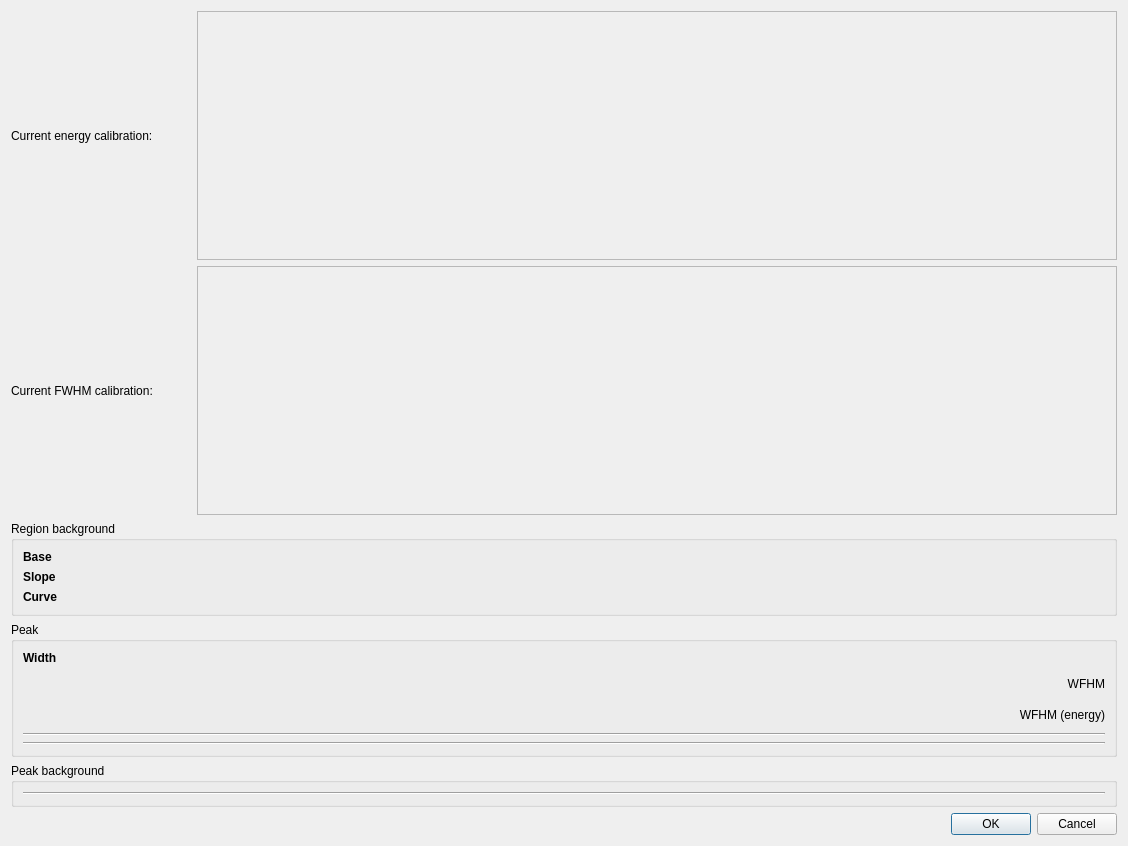
<?xml version="1.0" encoding="UTF-8"?>
<ui version="4.0">
 <class>RegionDialog</class>
 <widget class="QWidget" name="RegionDialog">
  <property name="geometry">
   <rect>
    <x>0</x>
    <y>0</y>
    <width>1128</width>
    <height>846</height>
   </rect>
  </property>
  <property name="sizePolicy">
   <sizepolicy hsizetype="MinimumExpanding" vsizetype="MinimumExpanding">
    <horstretch>0</horstretch>
    <verstretch>0</verstretch>
   </sizepolicy>
  </property>
  <property name="windowTitle">
   <string>Region</string>
  </property>
  <property name="windowIcon">
   <iconset>
    <normaloff>:/icons/qpx.xpm</normaloff>:/icons/qpx.xpm</iconset>
  </property>
  <layout class="QGridLayout" name="gridLayout">
   <item row="4" column="0">
    <layout class="QVBoxLayout" name="verticalLayout_2">
     <item>
      <widget class="QGroupBox" name="groupBox_3">
       <property name="title">
        <string>Peak</string>
       </property>
       <layout class="QGridLayout" name="gridLayout_3">
        <item row="0" column="0">
         <layout class="QHBoxLayout" name="horizontalWidth">
          <item>
           <widget class="QLabel" name="label_8">
            <property name="sizePolicy">
             <sizepolicy hsizetype="Preferred" vsizetype="Preferred">
              <horstretch>0</horstretch>
              <verstretch>0</verstretch>
             </sizepolicy>
            </property>
            <property name="minimumSize">
             <size>
              <width>100</width>
              <height>0</height>
             </size>
            </property>
            <property name="maximumSize">
             <size>
              <width>16777215</width>
              <height>16777215</height>
             </size>
            </property>
            <property name="font">
             <font>
              <weight>75</weight>
              <bold>true</bold>
             </font>
            </property>
            <property name="text">
             <string>Width</string>
            </property>
           </widget>
          </item>
         </layout>
        </item>
        <item row="2" column="0">
         <layout class="QHBoxLayout" name="horizontalFWEnergy">
          <item>
           <spacer name="horizontalSpacer_3">
            <property name="orientation">
             <enum>Qt::Horizontal</enum>
            </property>
            <property name="sizeType">
             <enum>QSizePolicy::Maximum</enum>
            </property>
            <property name="sizeHint" stdset="0">
             <size>
              <width>40</width>
              <height>20</height>
             </size>
            </property>
           </spacer>
          </item>
          <item>
           <widget class="QLabel" name="FWEnergyLabel">
            <property name="sizePolicy">
             <sizepolicy hsizetype="MinimumExpanding" vsizetype="Preferred">
              <horstretch>0</horstretch>
              <verstretch>0</verstretch>
             </sizepolicy>
            </property>
            <property name="minimumSize">
             <size>
              <width>0</width>
              <height>25</height>
             </size>
            </property>
            <property name="maximumSize">
             <size>
              <width>16777215</width>
              <height>25</height>
             </size>
            </property>
            <property name="text">
             <string>WFHM (energy)</string>
            </property>
            <property name="alignment">
             <set>Qt::AlignRight|Qt::AlignTrailing|Qt::AlignVCenter</set>
            </property>
           </widget>
          </item>
         </layout>
        </item>
        <item row="1" column="0">
         <layout class="QHBoxLayout" name="horizontalFWHM">
          <item>
           <spacer name="horizontalSpacer_2">
            <property name="orientation">
             <enum>Qt::Horizontal</enum>
            </property>
            <property name="sizeType">
             <enum>QSizePolicy::Maximum</enum>
            </property>
            <property name="sizeHint" stdset="0">
             <size>
              <width>40</width>
              <height>20</height>
             </size>
            </property>
           </spacer>
          </item>
          <item>
           <widget class="QLabel" name="label_44">
            <property name="sizePolicy">
             <sizepolicy hsizetype="MinimumExpanding" vsizetype="Preferred">
              <horstretch>0</horstretch>
              <verstretch>0</verstretch>
             </sizepolicy>
            </property>
            <property name="minimumSize">
             <size>
              <width>0</width>
              <height>25</height>
             </size>
            </property>
            <property name="maximumSize">
             <size>
              <width>16777215</width>
              <height>25</height>
             </size>
            </property>
            <property name="text">
             <string>WFHM</string>
            </property>
            <property name="alignment">
             <set>Qt::AlignRight|Qt::AlignTrailing|Qt::AlignVCenter</set>
            </property>
           </widget>
          </item>
         </layout>
        </item>
        <item row="4" column="0">
         <layout class="QHBoxLayout" name="horizontalLeftSkew"/>
        </item>
        <item row="3" column="0">
         <widget class="Line" name="line_3">
          <property name="orientation">
           <enum>Qt::Horizontal</enum>
          </property>
         </widget>
        </item>
        <item row="6" column="0">
         <widget class="Line" name="line_4">
          <property name="orientation">
           <enum>Qt::Horizontal</enum>
          </property>
         </widget>
        </item>
        <item row="7" column="0">
         <layout class="QHBoxLayout" name="horizontalRightSkew"/>
        </item>
       </layout>
      </widget>
     </item>
     <item>
      <widget class="QGroupBox" name="groupBox">
       <property name="title">
        <string>Peak background</string>
       </property>
       <layout class="QGridLayout" name="gridLayout_2">
        <item row="0" column="0">
         <layout class="QHBoxLayout" name="horizontalStep"/>
        </item>
        <item row="2" column="0">
         <widget class="Line" name="line_5">
          <property name="orientation">
           <enum>Qt::Horizontal</enum>
          </property>
         </widget>
        </item>
        <item row="3" column="0">
         <layout class="QHBoxLayout" name="horizontalTail"/>
        </item>
       </layout>
      </widget>
     </item>
    </layout>
   </item>
   <item row="0" column="0">
    <layout class="QVBoxLayout" name="verticalLayout_3">
     <item>
      <layout class="QHBoxLayout" name="horizontalLayout_24">
       <property name="sizeConstraint">
        <enum>QLayout::SetMinimumSize</enum>
       </property>
       <item>
        <widget class="QLabel" name="label_49">
         <property name="sizePolicy">
          <sizepolicy hsizetype="Maximum" vsizetype="Preferred">
           <horstretch>0</horstretch>
           <verstretch>0</verstretch>
          </sizepolicy>
         </property>
         <property name="minimumSize">
          <size>
           <width>180</width>
           <height>25</height>
          </size>
         </property>
         <property name="maximumSize">
          <size>
           <width>16777215</width>
           <height>25</height>
          </size>
         </property>
         <property name="text">
          <string>Current energy calibration:</string>
         </property>
        </widget>
       </item>
       <item>
        <widget class="QLabel" name="labelCaliEnergy">
         <property name="sizePolicy">
          <sizepolicy hsizetype="MinimumExpanding" vsizetype="MinimumExpanding">
           <horstretch>0</horstretch>
           <verstretch>0</verstretch>
          </sizepolicy>
         </property>
         <property name="minimumSize">
          <size>
           <width>0</width>
           <height>25</height>
          </size>
         </property>
         <property name="maximumSize">
          <size>
           <width>16777215</width>
           <height>16777215</height>
          </size>
         </property>
         <property name="frameShape">
          <enum>QFrame::StyledPanel</enum>
         </property>
         <property name="frameShadow">
          <enum>QFrame::Sunken</enum>
         </property>
         <property name="lineWidth">
          <number>2</number>
         </property>
         <property name="text">
          <string/>
         </property>
        </widget>
       </item>
      </layout>
     </item>
     <item>
      <layout class="QHBoxLayout" name="horizontalLayout_25">
       <item>
        <widget class="QLabel" name="label_51">
         <property name="sizePolicy">
          <sizepolicy hsizetype="Maximum" vsizetype="Preferred">
           <horstretch>0</horstretch>
           <verstretch>0</verstretch>
          </sizepolicy>
         </property>
         <property name="minimumSize">
          <size>
           <width>180</width>
           <height>25</height>
          </size>
         </property>
         <property name="maximumSize">
          <size>
           <width>16777215</width>
           <height>25</height>
          </size>
         </property>
         <property name="text">
          <string>Current FWHM calibration:</string>
         </property>
        </widget>
       </item>
       <item>
        <widget class="QLabel" name="labelCaliFWHM">
         <property name="sizePolicy">
          <sizepolicy hsizetype="MinimumExpanding" vsizetype="MinimumExpanding">
           <horstretch>0</horstretch>
           <verstretch>0</verstretch>
          </sizepolicy>
         </property>
         <property name="minimumSize">
          <size>
           <width>0</width>
           <height>25</height>
          </size>
         </property>
         <property name="maximumSize">
          <size>
           <width>16777215</width>
           <height>16777215</height>
          </size>
         </property>
         <property name="frameShape">
          <enum>QFrame::StyledPanel</enum>
         </property>
         <property name="frameShadow">
          <enum>QFrame::Sunken</enum>
         </property>
         <property name="lineWidth">
          <number>2</number>
         </property>
         <property name="text">
          <string/>
         </property>
        </widget>
       </item>
      </layout>
     </item>
    </layout>
   </item>
   <item row="5" column="0">
    <widget class="QDialogButtonBox" name="buttonBox">
     <property name="standardButtons">
      <set>QDialogButtonBox::Cancel|QDialogButtonBox::Ok</set>
     </property>
    </widget>
   </item>
   <item row="1" column="0">
    <widget class="QGroupBox" name="groupBox_2">
     <property name="title">
      <string>Region background</string>
     </property>
     <layout class="QGridLayout" name="gridLayout_4">
      <item row="1" column="0">
       <layout class="QHBoxLayout" name="horizontalBackgroundSlope">
        <item>
         <widget class="QLabel" name="label_10">
          <property name="sizePolicy">
           <sizepolicy hsizetype="Preferred" vsizetype="Preferred">
            <horstretch>0</horstretch>
            <verstretch>0</verstretch>
           </sizepolicy>
          </property>
          <property name="minimumSize">
           <size>
            <width>100</width>
            <height>0</height>
           </size>
          </property>
          <property name="maximumSize">
           <size>
            <width>16777215</width>
            <height>16777215</height>
           </size>
          </property>
          <property name="font">
           <font>
            <weight>75</weight>
            <bold>true</bold>
           </font>
          </property>
          <property name="text">
           <string>Slope</string>
          </property>
         </widget>
        </item>
       </layout>
      </item>
      <item row="0" column="0">
       <layout class="QHBoxLayout" name="horizontalBackgroundBase">
        <item>
         <widget class="QLabel" name="label_9">
          <property name="sizePolicy">
           <sizepolicy hsizetype="Preferred" vsizetype="Preferred">
            <horstretch>0</horstretch>
            <verstretch>0</verstretch>
           </sizepolicy>
          </property>
          <property name="minimumSize">
           <size>
            <width>100</width>
            <height>0</height>
           </size>
          </property>
          <property name="maximumSize">
           <size>
            <width>16777215</width>
            <height>16777215</height>
           </size>
          </property>
          <property name="font">
           <font>
            <weight>75</weight>
            <bold>true</bold>
           </font>
          </property>
          <property name="text">
           <string>Base</string>
          </property>
         </widget>
        </item>
       </layout>
      </item>
      <item row="2" column="0">
       <layout class="QHBoxLayout" name="horizontalBackgroundCurve">
        <item>
         <widget class="QLabel" name="label_11">
          <property name="sizePolicy">
           <sizepolicy hsizetype="Preferred" vsizetype="Preferred">
            <horstretch>0</horstretch>
            <verstretch>0</verstretch>
           </sizepolicy>
          </property>
          <property name="minimumSize">
           <size>
            <width>100</width>
            <height>0</height>
           </size>
          </property>
          <property name="maximumSize">
           <size>
            <width>16777215</width>
            <height>16777215</height>
           </size>
          </property>
          <property name="font">
           <font>
            <weight>75</weight>
            <bold>true</bold>
           </font>
          </property>
          <property name="text">
           <string>Curve</string>
          </property>
         </widget>
        </item>
       </layout>
      </item>
     </layout>
    </widget>
   </item>
  </layout>
 </widget>
 <resources>
  <include location="../resources/daquiri.qrc"/>
 </resources>
 <connections/>
</ui>
